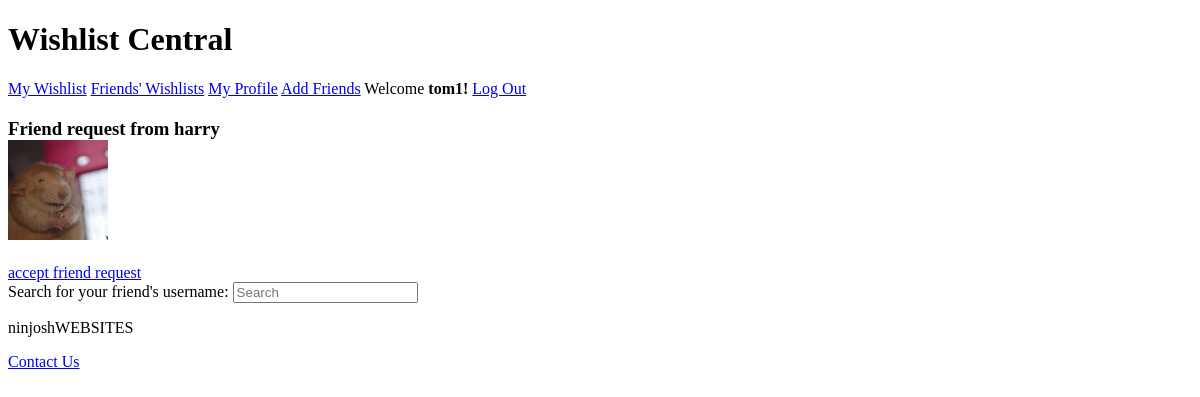
/search_for_friend (signed in), run on an earlier commit of the app's database.
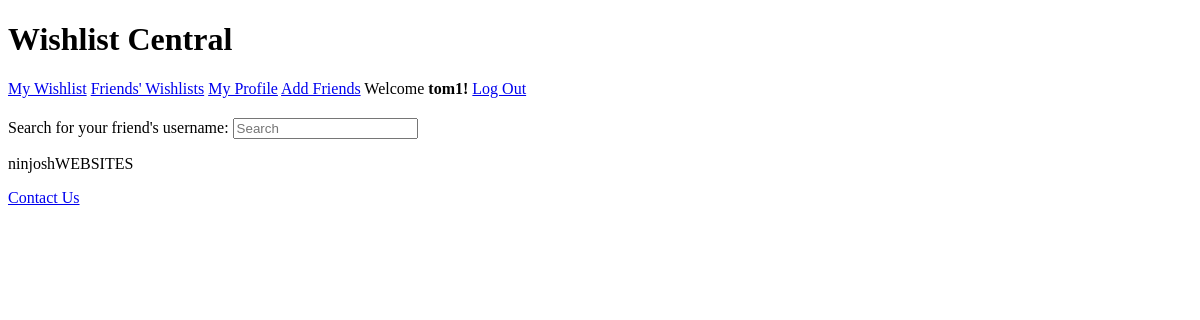
And on a later commit of the database.
### wishlist/models.py (models this page shows, shortened)
class Friend_Request(models.Model):
    from_user = models.ForeignKey(
        User, related_name='from_user', on_delete=models.CASCADE
    )
    to_user = models.ForeignKey(
        User, related_name='to_user', on_delete=models.CASCADE
    )

class User(AbstractUser):
    friends = models.ManyToManyField('User', blank=True)
    wishlist_done = models.BooleanField(default=False)
    profile_done = models.BooleanField(default=False)

class Profile(models.Model):
    user = models.OneToOneField(User, on_delete=models.CASCADE)
    avatar = models.ImageField(default='default.jpg', upload_to='images/profile_images')
    fname = models.CharField(blank=True, max_length=50)
    lname = models.CharField(blank=True, max_length=50)

### wishlist/views.py (the view)
# urls.py: path("search_for_friend", views.search_for_friend, name="search-for-friend"),
@login_required(login_url='login')
def search_for_friend(request):
    if request.method == "GET":
        q = request.GET.get("q","")
        if q != "":
            showfriend = False
            for u in User.objects.all():
                if q.lower() == u.username.lower():
                    friend_id = u.id
                    showfriend = True
                    break
            if showfriend:
                messages.success(request, f'Username found')
                return redirect('add-friend', user_id=friend_id)
            else:
                results = []
                for u in User.objects.all():
                    if q.lower() in u.username.lower():
                        results.append(u)
                if len(results) == 0:
                    form = SearchForm()
                    m = "The username you searched doesn't exist"
                    return render(request, "wishlist/search_for_friend.html", {
                        'form': form,
                        'message': m,
                        'wishlist_done': request.user.wishlist_done,
                        'profile_done': request.user.profile_done
                    })
                else:
                    return render(request, "wishlist/search_for_friend.html", {
                        "results": results,
                        "form": q,
                        'wishlist_done': request.user.wishlist_done,
                        'profile_done': request.user.profile_done
                    })
        else:
            form = SearchForm()
            m = "No users found"
            frequests = Friend_Request.objects.all().filter(to_user=request.user)
            return render(request, "wishlist/search_for_friend.html", {
                'all_friend_requests': frequests,
                'form': form,
                'm': m,
                'wishlist_done': request.user.wishlist_done,
                'profile_done': request.user.profile_done
            })

### wishlist/forms.py
class SearchForm(forms.Form):
    query = forms.CharField(max_length=100)

### wishlist/templates/wishlist/search_for_friend.html (shortened to what this page needs)
{% extends "wishlist/layout.html" %}
{% block main %}
    <article>
        {% for friend_request in all_friend_requests %}
            <section>
                <h3>
                    Friend request from {{ friend_request.from_user.username }}
                    <br>
                    {% if friend_request.from_user.profile.avatar %}
                        <img class="profilepic" src="{{ friend_request.from_user.profile.avatar.url }} " width="100" style="cursor: pointer;"/>
                    {% endif %}
                </h3>
                <a href="/accept_friend_request/{{friend_request.id}}">
                    accept friend request
                </a>
            </section>
        {% endfor %}
        <section>
            <form action="{% url 'search-for-friend' %}" method="GET">
                Search for your friend's username:
                <input class="search" type="text" name="q" placeholder="Search">
            </form>
        </section>
    </article>
{% endblock %}

What changed in the data, as far as the page shows it:
removed Friend_Request: from_user.username "harry", from_user.profile.avatar (picture)
